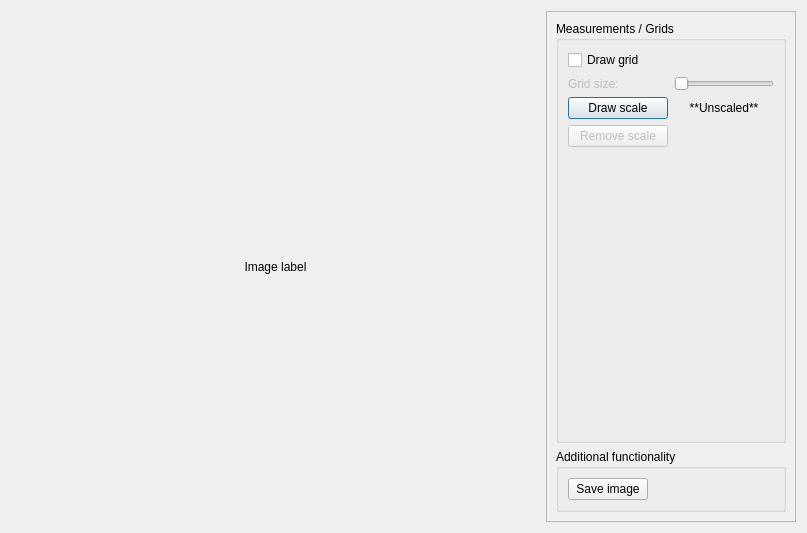
<?xml version="1.0" encoding="UTF-8"?>
<ui version="4.0">
 <class>MeasuringInterface</class>
 <widget class="QDialog" name="MeasuringInterface">
  <property name="geometry">
   <rect>
    <x>0</x>
    <y>0</y>
    <width>807</width>
    <height>533</height>
   </rect>
  </property>
  <property name="maximumSize">
   <size>
    <width>16777215</width>
    <height>16777215</height>
   </size>
  </property>
  <property name="windowTitle">
   <string>Measurements interface</string>
  </property>
  <layout class="QGridLayout" name="gridLayout">
   <item row="0" column="0">
    <widget class="CustomQLabel" name="frameLabel">
     <property name="maximumSize">
      <size>
       <width>1700</width>
       <height>900</height>
      </size>
     </property>
     <property name="text">
      <string>Image label</string>
     </property>
     <property name="scaledContents">
      <bool>true</bool>
     </property>
     <property name="alignment">
      <set>Qt::AlignCenter</set>
     </property>
    </widget>
   </item>
   <item row="0" column="1">
    <widget class="QFrame" name="sideFrame">
     <property name="minimumSize">
      <size>
       <width>250</width>
       <height>0</height>
      </size>
     </property>
     <property name="maximumSize">
      <size>
       <width>250</width>
       <height>16777215</height>
      </size>
     </property>
     <property name="frameShape">
      <enum>QFrame::StyledPanel</enum>
     </property>
     <property name="frameShadow">
      <enum>QFrame::Raised</enum>
     </property>
     <layout class="QGridLayout" name="gridLayout_2">
      <item row="0" column="0">
       <widget class="QGroupBox" name="measurementsGridsGroup">
        <property name="title">
         <string>Measurements / Grids</string>
        </property>
        <layout class="QFormLayout" name="formLayout">
         <item row="0" column="0">
          <widget class="QCheckBox" name="drawGridCheckbox">
           <property name="text">
            <string>Draw grid</string>
           </property>
          </widget>
         </item>
         <item row="1" column="0">
          <widget class="QLabel" name="gridSizeLabel">
           <property name="enabled">
            <bool>false</bool>
           </property>
           <property name="text">
            <string>Grid size:</string>
           </property>
          </widget>
         </item>
         <item row="1" column="1">
          <widget class="QSlider" name="gridSlider">
           <property name="enabled">
            <bool>false</bool>
           </property>
           <property name="minimum">
            <number>10</number>
           </property>
           <property name="maximum">
            <number>100</number>
           </property>
           <property name="orientation">
            <enum>Qt::Horizontal</enum>
           </property>
          </widget>
         </item>
         <item row="2" column="0">
          <widget class="QPushButton" name="drawScaleButton">
           <property name="minimumSize">
            <size>
             <width>100</width>
             <height>0</height>
            </size>
           </property>
           <property name="text">
            <string>Draw scale</string>
           </property>
          </widget>
         </item>
         <item row="2" column="1">
          <widget class="QLabel" name="scaledLabel">
           <property name="text">
            <string>**Unscaled**</string>
           </property>
           <property name="alignment">
            <set>Qt::AlignCenter</set>
           </property>
          </widget>
         </item>
         <item row="3" column="0">
          <widget class="QPushButton" name="removeScaleButton">
           <property name="enabled">
            <bool>false</bool>
           </property>
           <property name="minimumSize">
            <size>
             <width>100</width>
             <height>0</height>
            </size>
           </property>
           <property name="text">
            <string>Remove scale</string>
           </property>
          </widget>
         </item>
        </layout>
       </widget>
      </item>
      <item row="1" column="0">
       <widget class="QGroupBox" name="additionalFuncGroup">
        <property name="sizePolicy">
         <sizepolicy hsizetype="Preferred" vsizetype="Maximum">
          <horstretch>0</horstretch>
          <verstretch>0</verstretch>
         </sizepolicy>
        </property>
        <property name="title">
         <string>Additional functionality</string>
        </property>
        <layout class="QFormLayout" name="formLayout_2">
         <item row="0" column="0">
          <widget class="QPushButton" name="saveImageButton">
           <property name="sizePolicy">
            <sizepolicy hsizetype="Maximum" vsizetype="Fixed">
             <horstretch>0</horstretch>
             <verstretch>0</verstretch>
            </sizepolicy>
           </property>
           <property name="text">
            <string>Save image</string>
           </property>
          </widget>
         </item>
        </layout>
       </widget>
      </item>
     </layout>
    </widget>
   </item>
  </layout>
 </widget>
 <customwidgets>
  <customwidget>
   <class>CustomQLabel</class>
   <extends>QLabel</extends>
   <header location="global">customqlabel.h</header>
  </customwidget>
 </customwidgets>
 <resources/>
 <connections/>
</ui>
